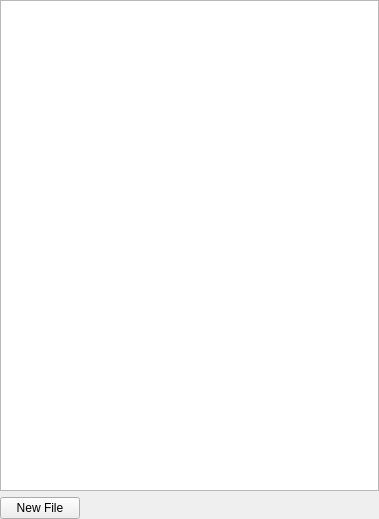
<ui version="4.0" >
 <class>OpenedFilesWidget</class>
 <widget class="QWidget" name="OpenedFilesWidget" >
  <property name="geometry" >
   <rect>
    <x>0</x>
    <y>0</y>
    <width>379</width>
    <height>519</height>
   </rect>
  </property>
  <layout class="QGridLayout" name="gridLayout" >
   <property name="margin" >
    <number>0</number>
   </property>
   <item row="0" column="0" colspan="2" >
    <widget class="QListView" name="_openedFilesListView" />
   </item>
   <item row="1" column="0" >
    <widget class="KPushButton" name="_btnNewFile" >
     <property name="text" >
      <string>New File</string>
     </property>
    </widget>
   </item>
   <item row="1" column="1" >
    <spacer name="horizontalSpacer" >
     <property name="orientation" >
      <enum>Qt::Horizontal</enum>
     </property>
     <property name="sizeHint" stdset="0" >
      <size>
       <width>298</width>
       <height>20</height>
      </size>
     </property>
    </spacer>
   </item>
  </layout>
 </widget>
 <customwidgets>
  <customwidget>
   <class>KPushButton</class>
   <extends>QPushButton</extends>
   <header>kpushbutton.h</header>
  </customwidget>
 </customwidgets>
 <resources/>
 <connections/>
</ui>
